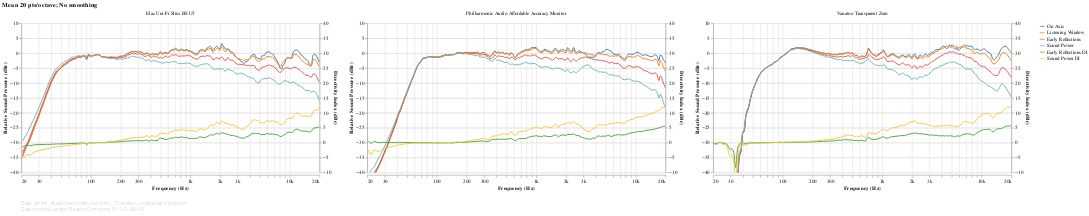

The cell this chart's notebook holds for it:
### Markdown cell above
## Spinorama

The famous CEA/CTA-2034 charts, popularized by Dr. Floyd Toole. These provide a good summary of the measurements from a perceptual perspective. Speakers are presented side-by-side for easy comparison.

The curves that make up this chart are described in more detail in the following sections.

Remember:
 - **All the charts are interactive.** Use the mousewheel to zoom, and drag & drop to pan. Click on a legend entry to highlight a single response; hold shift to highlight multiple responses. Double-click to reset the view. (PROTIP: to quickly switch back and forth between speakers, select the speaker dropdown, then use the left-right arrow keys on your keyboard.)
 - **Charts will not be generated if the section they're under is folded while the notebook is running.** To manually load a chart after running the notebook, click on the square to the left of the *Show Code* button. Or simply use *Run all* again after unfolding the section.

### Code cell
#@markdown
frequency_response_db_chart(
    speakers_fr_ready.pipe(lsx.pd.remap_columns, {
        ('CEA2034', 'On Axis'): 'On Axis',
        ('CEA2034', 'Listening Window'): 'Listening Window',
        ('CEA2034', 'Early Reflections'): 'Early Reflections',
        ('CEA2034', 'Sound Power'): 'Sound Power',
        ('Directivity Index', 'Early Reflections DI'): 'Early Reflections DI',
        ('Directivity Index', 'Sound Power DI'): 'Sound Power DI',
    }),
    lambda chart: lsx.util.pipe(chart
        .encode(key_color()),
        # To make the Y axes independent, `.resolve_scale()` has to be used *before
        # and after* `.facet()`. (In Vega terms, there needs to be a Resolve property
        # in *every* view composition specification.)
        #  - If the first `.resolve_scale()` is removed from the layer spec, the axes
        #    are not made independent.
        #  - If the second `.resolve_scale()` is removed from the facet spec, Vega
        #    throws a weird `Unrecognized scale name: "child_layer_0_y"` error.
        lambda chart: chart.resolve_scale(y='independent'),
        speaker_facet, speaker_input,
        lambda chart: chart.resolve_scale(y='independent')),
    lambda chart: alt.layer(
        lsx.util.pipe(lsx.alt.interactive_line(chart)
            .transform_filter(alt.FieldOneOfPredicate(field='key', oneOf=[
                'On Axis', 'Listening Window', 'Early Reflections', 'Sound Power']))
            .encode(sound_pressure_yaxis())),
        lsx.util.pipe(lsx.alt.interactive_line(chart)
            .transform_filter(alt.FieldOneOfPredicate(field='key', oneOf=[
                'Early Reflections DI', 'Sound Power DI']))
            .encode(directivity_index_yaxis(scale_domain=(-10, 40)))
            .interactive())),  # Required, otherwise only left axis scales.
    fold={},
    additional_tooltips=[alt.Tooltip('key', type='nominal', title='Response')],
    sidebyside=True)

### Figure 1 — Vega-Lite specification as saved in the notebook (floating-point values rounded to 4 significant figures; data arrays with more than 128 entries replaced by an {"elided": "..."} marker saying what was removed)
{"config": {"view": {"continuousWidth": 400, "continuousHeight": 300, "opacity": 0}}, "vconcat": [{"data": {"name": "data-ad4d0a6e7f7a47ed035f2d8f4e71390d"}, "facet": {"type": "nominal", "field": "speaker", "title": null}, "spec": {"layer": [{"layer": [{"mark": {"type": "line", "clip": true, "interpolate": "monotone"}, "encoding": {"opacity": {"condition": {"value": 1, "selection": "selector005"}, "value": 0.2}}, "selection": {"selector005": {"type": "multi", "encodings": ["color"], "bind": "legend"}, "selector010": {"type": "interval", "bind": "scales", "encodings": ["x", "y"]}, "selector011": {"type": "single", "fields": ["speaker"], "bind": {"input": "select", "options": [null, "Elac Uni-Fi Slim BS U5", "Philharmonic Audio Affordable Accuracy Monitor", "Vanatoo Transparent Zero"], "labels": ["All", "Elac Uni-Fi Slim BS U5", "Philharmonic Audio Affordable Accuracy Monitor", "Vanatoo Transparent Zero"], "name": "Speaker: "}}}, "title": {"text": "Mean 20 pts/octave; No smoothing", "anchor": "start"}}, {"mark": {"type": "circle", "clip": true, "size": 100}, "encoding": {"fillOpacity": {"condition": {"value": 0.3, "selection": "selector006"}, "value": 0}}, "selection": {"selector006": {"type": "single", "on": "mouseover", "clear": "mouseout", "empty": "none", "encodings": ["x", "y"]}}, "title": {"text": "Mean 20 pts/octave; No smoothing", "anchor": "start"}}], "encoding": {"y": {"type": "quantitative", "axis": {"grid": true}, "field": "value", "scale": {"domain": [-40, 10]}, "title": ["Relative Sound Pressure (dBr)"]}}, "transform": [{"filter": {"field": "key", "oneOf": ["On Axis", "Listening Window", "Early Reflections", "Sound Power"]}}]}, {"layer": [{"mark": {"type": "line", "clip": true, "interpolate": "monotone"}, "encoding": {"opacity": {"condition": {"value": 1, "selection": "selector007"}, "value": 0.2}}, "selection": {"selector007": {"type": "multi", "encodings": ["color"], "bind": "legend"}, "selector009": {"type": "interval", "bind": "scales", "encodings": ["x", "y"]}}, "title": {"text": "Mean 20 pts/octave; No smoothing", "anchor": "start"}}, {"mark": {"type": "circle", "clip": true, "size": 100}, "encoding": {"fillOpacity": {"condition": {"value": 0.3, "selection": "selector008"}, "value": 0}}, "selection": {"selector008": {"type": "single", "on": "mouseover", "clear": "mouseout", "empty": "none", "encodings": ["x", "y"]}}, "title": {"text": "Mean 20 pts/octave; No smoothing", "anchor": "start"}}], "encoding": {"y": {"type": "quantitative", "axis": {"grid": true}, "field": "value", "scale": {"domain": [-10, 40]}, "title": ["Directivity Index (dBr)"]}}, "transform": [{"filter": {"field": "key", "oneOf": ["Early Reflections DI", "Sound Power DI"]}}]}], "encoding": {"color": {"type": "nominal", "field": "key", "legend": {"symbolType": "stroke"}, "sort": null, "title": null}, "tooltip": [{"type": "nominal", "field": "key", "title": "Response"}, {"type": "quantitative", "field": "frequency", "format": ".03s", "title": "Frequency (Hz)"}, {"type": "quantitative", "field": "value", "format": ".2f", "title": "Value (dB)"}], "x": {"type": "quantitative", "axis": {"format": "s"}, "field": "frequency", "scale": {"base": 10, "domain": [20, 20000], "nice": false, "type": "log"}, "title": "Frequency (Hz)"}}, "height": 300, "resolve": {"scale": {"y": "independent"}}, "transform": [{"flatten": ["frequency", "On Axis", "Listening Window", "Early Reflections", "Sound Power", "Early Reflections DI", "Sound Power DI"]}, {"fold": ["On Axis", "Listening Window", "Early Reflections", "Sound Power", "Early Reflections DI", "Sound Power DI"]}], "width": 600}, "resolve": {"scale": {"y": "independent"}}, "title": {"text": "Mean 20 pts/octave; No smoothing", "anchor": "start"}, "transform": [{"filter": {"selection": "selector011"}}]}, {"mark": "text", "height": 1, "title": {"text": ["Data: amirm, AudioScienceReview.com - Plotted by Loudspeaker Explorer", "Data licensed under Creative Commons BY-NC-SA 4.0"], "anchor": "start", "color": "gray", "fontSize": 10, "fontWeight": "lighter"}, "width": 600}], "resolve": {"legend": {"color": "independent"}}, "$schema": "https://vega.github.io/schema/vega-lite/v4.8.1.json", "datasets": {"data-ad4d0a6e7f7a47ed035f2d8f4e71390d": [{"speaker": "Elac Uni-Fi Slim BS U5", "frequency": {"elided": "194 float values"}, "On Axis": {"elided": "194 float values"}, "Listening Window": {"elided": "194 float values"}, "Early Reflections": {"elided": "194 float values"}, "Sound Power": {"elided": "194 float values"}, "Early Reflections DI": {"elided": "194 float values"}, "Sound Power DI": {"elided": "194 float values"}}, {"speaker": "Philharmonic Audio Affordable Accuracy Monitor", "frequency": {"elided": "194 float values"}, "On Axis": {"elided": "194 float values"}, "Listening Window": {"elided": "194 float values"}, "Early Reflections": {"elided": "194 float values"}, "Sound Power": {"elided": "194 float values"}, "Early Reflections DI": {"elided": "194 float values"}, "Sound Power DI": {"elided": "194 float values"}}, {"speaker": "Vanatoo Transparent Zero", "frequency": {"elided": "194 float values"}, "On Axis": {"elided": "194 float values"}, "Listening Window": {"elided": "194 float values"}, "Early Reflections": {"elided": "194 float values"}, "Sound Power": {"elided": "194 float values"}, "Early Reflections DI": {"elided": "194 float values"}, "Sound Power DI": {"elided": "194 float values"}}]}}
